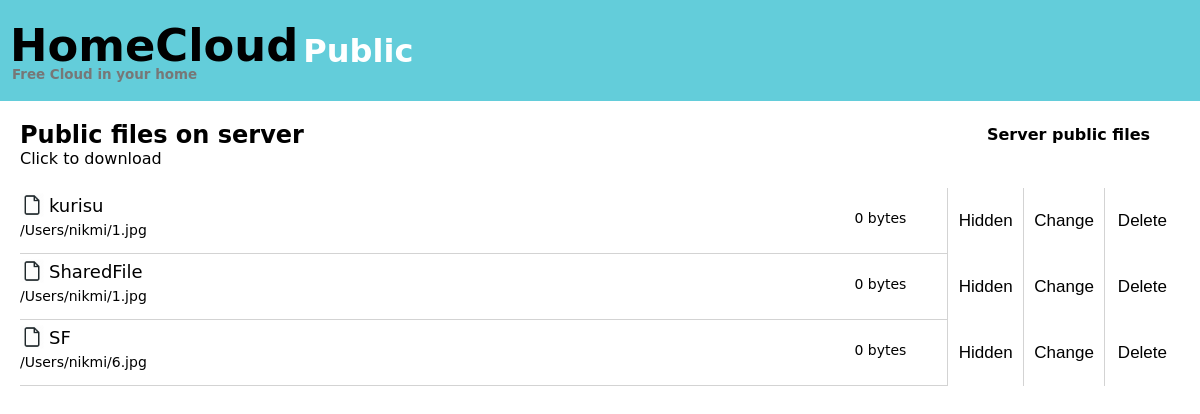
Before: /file/public/share/getFiles (signed in) with the older database file.
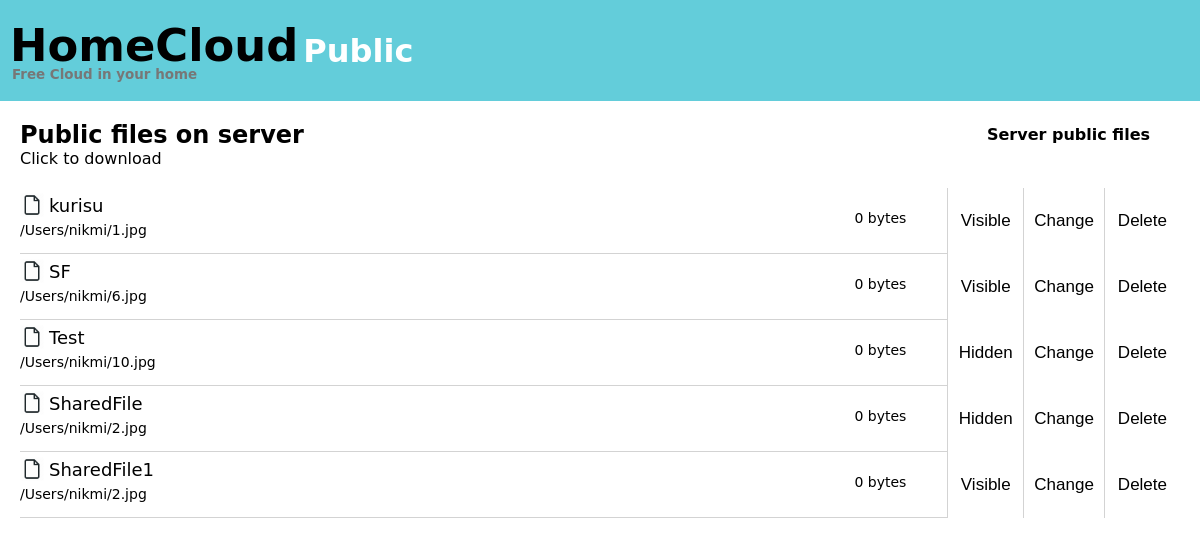
After: the same page with the newer database file.
### File/models.py (models this page shows)
class Publicfile(models.Model):
    pseudoname=models.CharField(max_length=255,unique=True,primary_key=True)
    Sharinguser=models.CharField(max_length=255,default='')
    path=models.FilePathField(max_length=100000)
    isvisible=models.CharField(max_length=5,default="True")
    isdownloaded=models.CharField(max_length=3,default="on")

### File/Public/actions.py (the view)
# urls.py: path('share/getFiles',actions.GetUserFile,name='userpublic'),
@login_required
def GetUserFile(request):
        Uflies=[]
        for i in Publicfile.objects.filter(Sharinguser=request.user):
                try:
                        size=os.path.getsize(i.path)
                except FileNotFoundError:
                        size=0
                Uflies.append(UserFile(pn=i.pk,size=size,path=i.path,visible=i.isvisible))
        return render(request, "Public/UserFileList.html",
        {
                "host":request.scheme + "://" +request.get_host(),
                "list":Uflies
        })

### File/templates/Public/UserFileList.html (shortened to what this page needs)
{%load staticfiles%}
{% include "./blocks/header.html" %}
<body>
    <div class="rows">
        <div style="margin-bottom: 20px;display: flex;flex-direction: row;align-items: center;justify-content: space-between">
            <div>
                <h2>Public files on server</h2>
                <span>Click to download</span>
            </div>
            <a class="ToMyFiles" href= {% url 'serverpublic'  %} >Server public files</a>
        </div>
        {% for item in list %}
        <div class="file">
            <a href={% url 'downloadPub' name=item.pn|escape %}>
                <div style="display:flex;align-items: center;grid-area:File">
                    <img src="{% static 'images/file.png' %}" style="height: 24px;margin-right: 5px;"> {{item.pn|escape}}
                </div>
                <span style="grid-area:path">{{item.path|escape}}</span>
                <span style="grid-area:size">
                    {{item.size|filesizeformat|escape}}
                </span>
            </a>
            <button class="FileBtn" onclick="ConfirmModal('{{item.pn|escape}}','{{host}}{% url 'SwthVisFile'  %}' ,'{% if item.visible|escape == "True" %}You want to Hide the file{% else %}You want a Visible this file{% endif %}?')" >
                {% if item.visible|escape == "True" %}
                    Visible
                {% else %}
                    Hidden
                {% endif %}
            </button>
            <button class="FileBtn">Change</button>
            <button class="FileBtn DelBtn" onclick="ConfirmModal('{{item.pn|escape}}','{{host}}{% url 'delpubfile' %}' ,'You sure delete file?')" >Delete</button>
        </div>
        {% endfor %}
    </div>
</body>

Changed rows visible on the page:
added Publicfile: pn "Test", path "/Users/nikmi/10.jpg"
changed Publicfile "SharedFile": isvisible "true" → "False" (drawn)
added Publicfile: pn "SharedFile1", path "/Users/nikmi/2.jpg"
Other visible differences:
list line gone: "Hidden"
new list line: "Visible"
new list line: "0 bytes Hidden Change Delete"
new list line: "SharedFile /Users/nikmi/2.jpg"
new list line: "0 bytes Visible Change Delete"
list line gone: "SharedFile /Users/nikmi/1.jpg"
list line gone: "0 bytes Hidden Change Delete"
